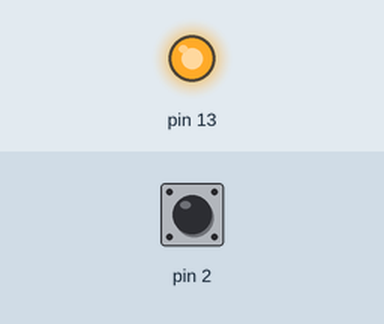
A sketch run on a simulated Arduino Uno, built with avr-gcc and run on an emulated ATmega328P. On the bench: output pins drawn as LEDs (lit = HIGH). Inputs (shaded band) come from the test bench; at power-on: pin 2 HIGH.

Above: at 1.2 s.
1.3 s: pin 2 pulled LOW for 0.15 s
At 1.37 s:
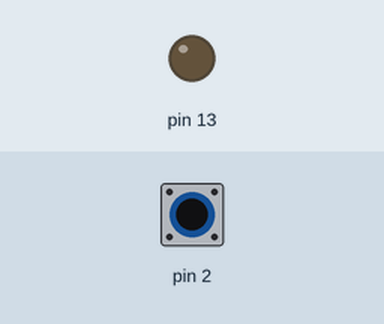
2.9 s: pin 2 pulled LOW for 3.2 s
At 7.5 s:
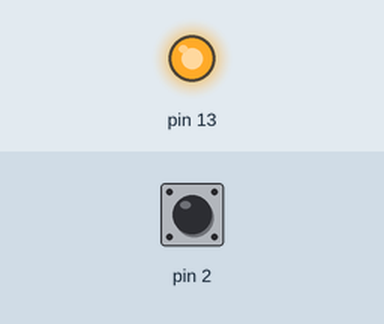
Timing chart, 0 to 9.0 s (numbered marks = the images above; inputs shaded):
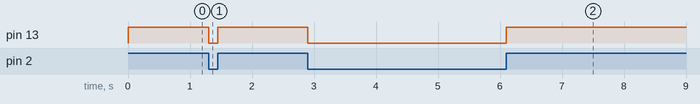

Measured:
- after the input at 1.3 s, pin 13: HIGH → LOW at once, → HIGH 0.15 s later
- after the input at 2.9 s, pin 13: HIGH → LOW at once, → HIGH 3.2 s later

The sketch:

kontroler_3-0-3.ino
```cpp
void setup() {
pinMode(13,OUTPUT);
pinMode(2,INPUT_PULLUP);
}

void loop() {
  if(digitalRead(2)==HIGH) digitalWrite(13,HIGH);
  else digitalWrite(13,LOW);
}
```
